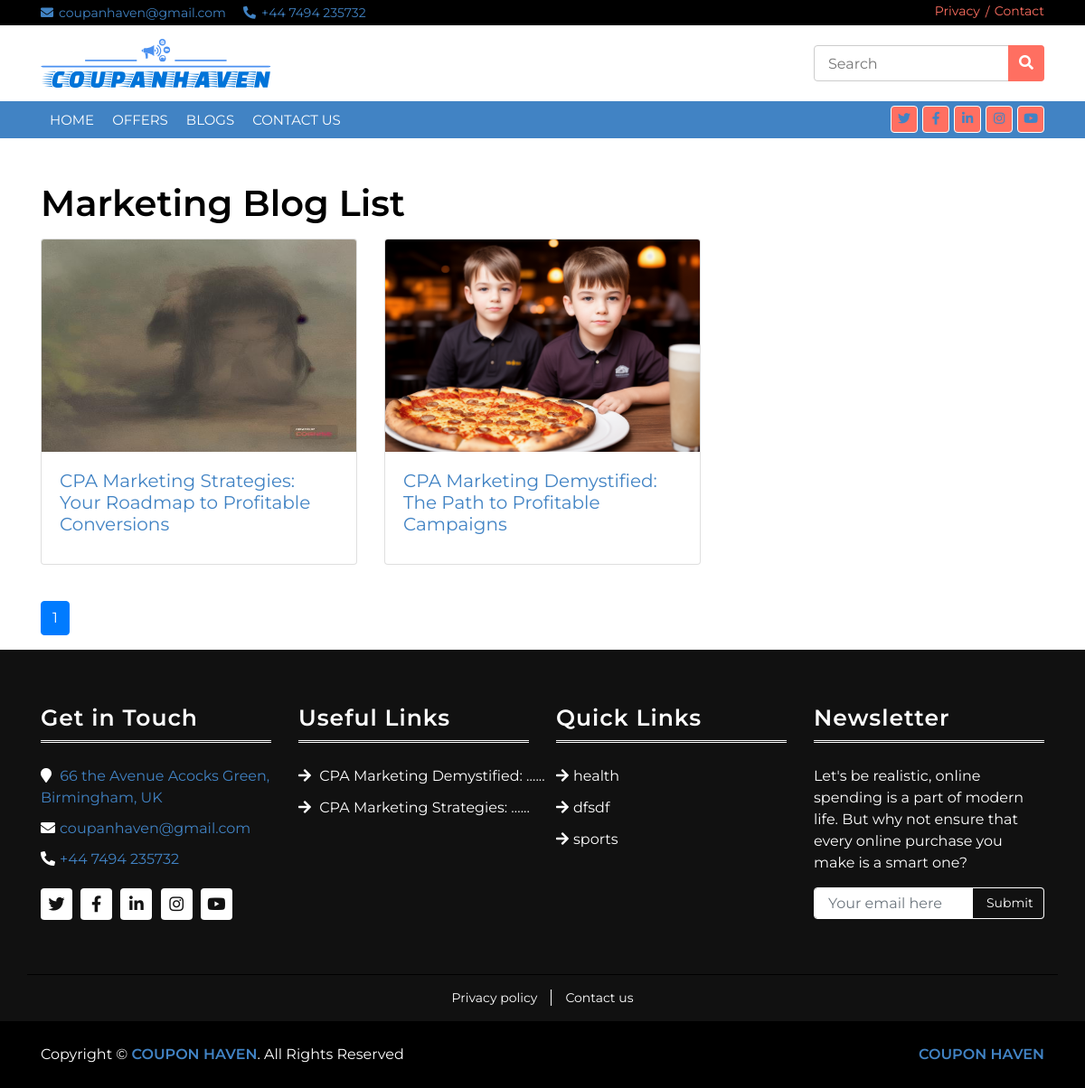
Page /all-blogs-category-wise/marketing/ on the committed database.
### web/models.py (models this page shows, shortened)
class BlogCategory(models.Model):
    name = models.CharField(max_length=100)
    slug = models.SlugField(unique=True)
    description = models.TextField()

class BlogPost(models.Model):
    title = models.CharField(max_length=200)
    content = RichTextField()
    author = models.ForeignKey(User, on_delete=models.CASCADE)
    categories = models.ManyToManyField(BlogCategory)
    created_at = models.DateTimeField(auto_now_add=True)
    updated_at = models.DateTimeField(auto_now=True)
    image = models.ImageField(upload_to='blog_images/')  # Add an image field
    tags = TaggableManager()  # Add the tags field
    slug = models.SlugField(unique=True, max_length=255)  # Add the slug field

class CPALink(models.Model):
    title = models.CharField(max_length=200)
    title_image = models.ImageField(upload_to='cpa_links/title_images/')
    background_image = models.ImageField(upload_to='cpa_links/background_images/')
    product_image = models.ImageField(upload_to='cpa_links/product_images/')
    text = models.CharField(max_length=100)
    category = models.ForeignKey(CPACategory, on_delete=models.CASCADE)
    created_at = models.DateTimeField(auto_now_add=True)
    link = models.URLField()
    slug = models.SlugField(unique=True, max_length=255)  # Add the slug field
    color = ColorField(default='#ffffff')  # Color picker field
    button_text = models.CharField(max_length=50)  # Field for button text

### web/views.py (the view)
# urls.py: path('all-blogs-category-wise/', all_blogs_category_wise, name='all-blogs-category-wise'),
def all_blogs_category_wise(request, category_slug=None):
    categories = BlogCategory.objects.all()
    blogs_queryset = BlogPost.objects.all()
    category_name = None
    if category_slug:
        category = get_object_or_404(BlogCategory, slug=category_slug)
        blogs_queryset = blogs_queryset.filter(categories=category)
        category_name = category.name  # Set the category name
    paginator = Paginator(blogs_queryset, 5)
    page_number = request.GET.get('page')
    page = paginator.get_page(page_number)
    context = {
        'categories': categories,
        'blogs': page,
        'category_name': category_name,  # Pass the category name to the template
    }
    return render(request, 'category_wise_blog.html', context)

### web/context_processors.py (called while the page is built)
def custom_data(request):
    random_cpas = CPALink.objects.order_by('?')[:5]
    random_blogs = BlogPost.objects.order_by('?')[:5]
    data = {
        'custom_data_key': 'Custom data value',
        'random_cpas': random_cpas,  # Add the random CPALinks
        'random_blogs': random_blogs,  # Add the random CPALinks
    }
    return data

### web/templates/category_wise_blog.html (shortened to what this page needs)
{% extends 'base.html' %}
{% load static %}
{% block content %}
    <div class="container mt-5">
        {% if category_name %}
            <h1>{{ category_name }} Blog List</h1>
        {% else %}
            <h1>Blog List</h1>
        {% endif %}
        <div class="row">
            {% for blog in blogs %}
                <div class="col-md-4 mb-4">
                    <div class="card">
                        <img src="{{ blog.image.url }}" style="height: 235px" class="card-img-top" alt="Blog Image">
                        <div class="card-body">
                            <h5 class="card-title">
                                <a href="{% url 'blog-detail' blog.slug %}">{{ blog.title }}</a>
                            </h5>
                        </div>
                    </div>
                </div>
            {% endfor %}
        </div>
        <div class="pagination mt-3">
            <ul class="pagination justify-content-center">
                {% for i in blogs.paginator.page_range %}
                    <li class="page-item {% if i == blogs.number %}active{% endif %}">
                        <a class="page-link" href="?page={{ i }}">{{ i }}</a>
                    </li>
                {% endfor %}
            </ul>
        </div>
    </div>
{% endblock %}

### web/templates/base.html (shortened to what this page needs)
{% load static %}
<!DOCTYPE html>
<html lang="en">
<head>
    <link href="https://stackpath.bootstrapcdn.com/bootstrap/4.4.1/css/bootstrap.min.css" rel="stylesheet">
    <link href="https://cdnjs.cloudflare.com/ajax/libs/font-awesome/5.10.0/css/all.min.css" rel="stylesheet">
    <link href="{% static 'lib/slick/slick.css' %}" rel="stylesheet">
    <link href="{% static 'lib/slick/slick-theme.css' %}" rel="stylesheet">
    <link href="{% static 'css/style.css' %}" rel="stylesheet">
</head>
<body>
<div class="top-bar">
    <div class="container">
        <div class="row">
            <div class="col-md-6">
                <div class="tb-contact">
                    <p><i class="fas fa-envelope"></i><a href="mailto:coupanhaven@gmail.com">coupanhaven@gmail.com</a>
                    </p>
                    <p><i class="fas fa-phone-alt"></i><a href="tel:+44 7494 235732">+44 7494 235732</a></p>
                </div>
            </div>
            <div class="col-md-6">
                <div class="tb-menu">
                    <a href="{% url 'privacy' %}">Privacy</a>
                    <a href="{% url 'contact' %}">Contact</a>
                </div>
            </div>
        </div>
    </div>
</div>
<div class="brand">
    <div class="container">
        <div class="row align-items-center">
            <div class="col-lg-3 col-md-4">
                <div class="b-logo">
                    <a href="{% url 'home' %}">
                        <img src="{% static 'img/logo.svg' %}" alt="Logo">
                    </a>
                </div>
            </div>
            <div class="col-lg-3 col-md-4">
                <div class="b-search">
                    <input type="search" placeholder="Search" id="search-input">
                    <button><i class="fa fa-search"></i></button>
                </div>
            </div>
        </div>
    </div>
</div>
<div class="nav-bar">
    <div class="container">
        <nav class="navbar navbar-expand-md bg-dark navbar-dark">
            <div class="collapse navbar-collapse justify-content-between" id="navbarCollapse">
                <div class="navbar-nav mr-auto">
                    <a href="{% url 'home' %}" class="nav-item nav-link {% if request.path == '/' %}active{% endif %}">Home</a>
                    <a href="{% url 'offer' %}"
                       class="nav-item nav-link {% if request.path == '/offers/' %}active{% endif %}">Offers</a>
                    <a href="{% url 'blog' %}"
                       class="nav-item nav-link {% if request.path == '/blog/' %}active{% endif %}">Blogs</a>
                    <a href="{% url 'contact' %}"
                       class="nav-item nav-link {% if request.path == '/contact/' %}active{% endif %}">Contact Us</a>
                </div>
                <div class="social ml-auto">
                    <a href=""><i class="fab fa-twitter"></i></a>
                    <a href=""><i class="fab fa-facebook-f"></i></a>
                    <a href=""><i class="fab fa-linkedin-in"></i></a>
                    <a href=""><i class="fab fa-instagram"></i></a>
                    <a href=""><i class="fab fa-youtube"></i></a>
                </div>
            </div>
        </nav>
    </div>
</div>
{% block content %}
{% endblock content %}
<div class="footer">
    <div class="container">
        <div class="row">
            <div class="col-lg-3 col-md-6">
                <div class="footer-widget">
                    <h3 class="title">Get in Touch</h3>
                    <div class="contact-info">
                        <p>
                            <i class="fa fa-map-marker"></i>
                            <a href="https://www.google.com/maps/search/?q=66+the+Avenue+Acocks+Green,+Birmingham,+UK"
                               target="_blank">
                                66 the Avenue Acocks Green, Birmingham, UK
                            </a>
                        </p>
                        <p><i class="fas fa-envelope"></i><a
                                href="mailto:coupanhaven@gmail.com">coupanhaven@gmail.com</a>
                        </p>
                        <p><i class="fas fa-phone-alt"></i><a href="tel:+44 7494 235732">+44 7494 235732</a></p>
                        <div class="social">
                            <a href=""><i class="fab fa-twitter"></i></a>
                            <a href=""><i class="fab fa-facebook-f"></i></a>
                            <a href=""><i class="fab fa-linkedin-in"></i></a>
                            <a href=""><i class="fab fa-instagram"></i></a>
                            <a href=""><i class="fab fa-youtube"></i></a>
                        </div>
                    </div>
                </div>
            </div>
            <div class="col-lg-3 col-md-6">
                <div class="footer-widget">
                    <h3 class="title">Useful Links</h3>
                    <ul>
                        {% for blog in random_blogs %}
                            <li><a href="{% url 'blog-detail' blog.slug %}">
                                {{ blog.title|truncatewords:3 }}{% if blog.title.split|length > 3 %}...{% endif %}
                            </a></li>
                        {% endfor %}
                    </ul>
                </div>
            </div>
            <div class="col-lg-3 col-md-6">
                <div class="footer-widget">
                    <h3 class="title">Quick Links</h3>
                    <ul>
                        {% for cpa in random_cpas %}
                            <li><a href="{% url 'cpa-detail' cpa.slug %}">{{ cpa.title }}</a></li>
                        {% endfor %}
                    </ul>
                </div>
            </div>
            <div class="col-lg-3 col-md-6">
                <div class="footer-widget">
                    <h3 class="title">Newsletter</h3>
                    <div class="newsletter">
                        <p>
                            Let's be realistic, online spending is a part of modern life. But why not ensure that every
                            online purchase you make is a smart one?
                        </p>
                        <form id="email-form" method="post" action="{% url 'collect_email' %}">
                            <input class="form-control" id="email-input" name="email" type="email"
                                   placeholder="Your email here">
                            <button class="btn" type="submit">Submit</button>
                        </form>
                    </div>
                </div>
            </div>
        </div>
    </div>
</div>
<div class="footer-menu">
    <div class="container">
        <div class="f-menu">
            <a href="{% url 'privacy' %}">Privacy policy</a>
            <a href="{% url 'contact' %}">Contact us</a>
        </div>
    </div>
</div>
<div class="footer-bottom">
    <div class="container">
        <div class="row">
            <div class="col-md-6 copyright">
                <p>Copyright &copy; <a href="https://coupanhaven.com">COUPON HAVEN</a>. All Rights Reserved</p>
            </div>
            <div class="col-md-6 template-by">
                <p><a href="https://coupanhaven.com">COUPON HAVEN</a></p>
            </div>
        </div>
    </div>
</div>
</body>
</html>

### rows in the picture
BlogCategory: name "Marketing"
BlogPost: image (picture), title "CPA Marketing Strategies: Your Roadmap to Profitable Conversions", title "CPA Marketing Strategies: …"
BlogPost: image (picture), title "CPA Marketing Demystified: The Path to Profitable Campaigns", title "CPA Marketing Demystified: …"
CPALink: title "health"
CPALink: title "dfsdf"
CPALink: title "sports"

### other values in the picture
{{ i }} "1"
